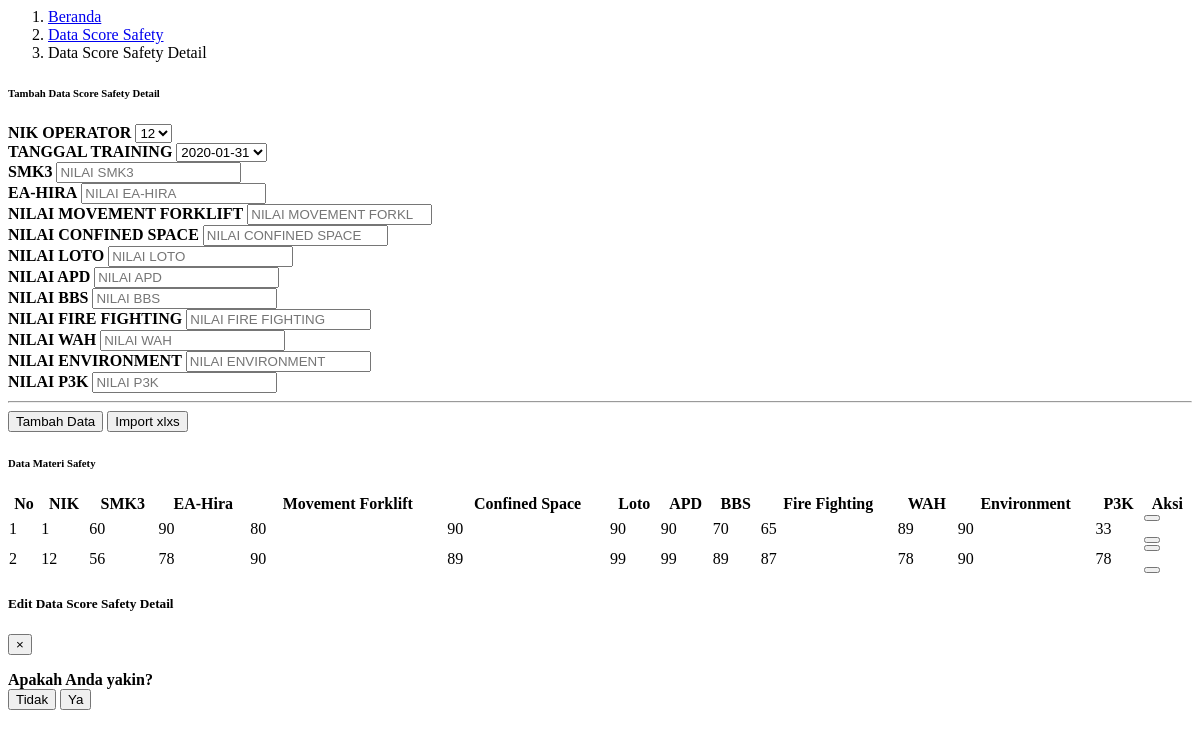
Before: /module/admin/dataScoreDetail/dataScoreSafetyDetail.php with the older database file.
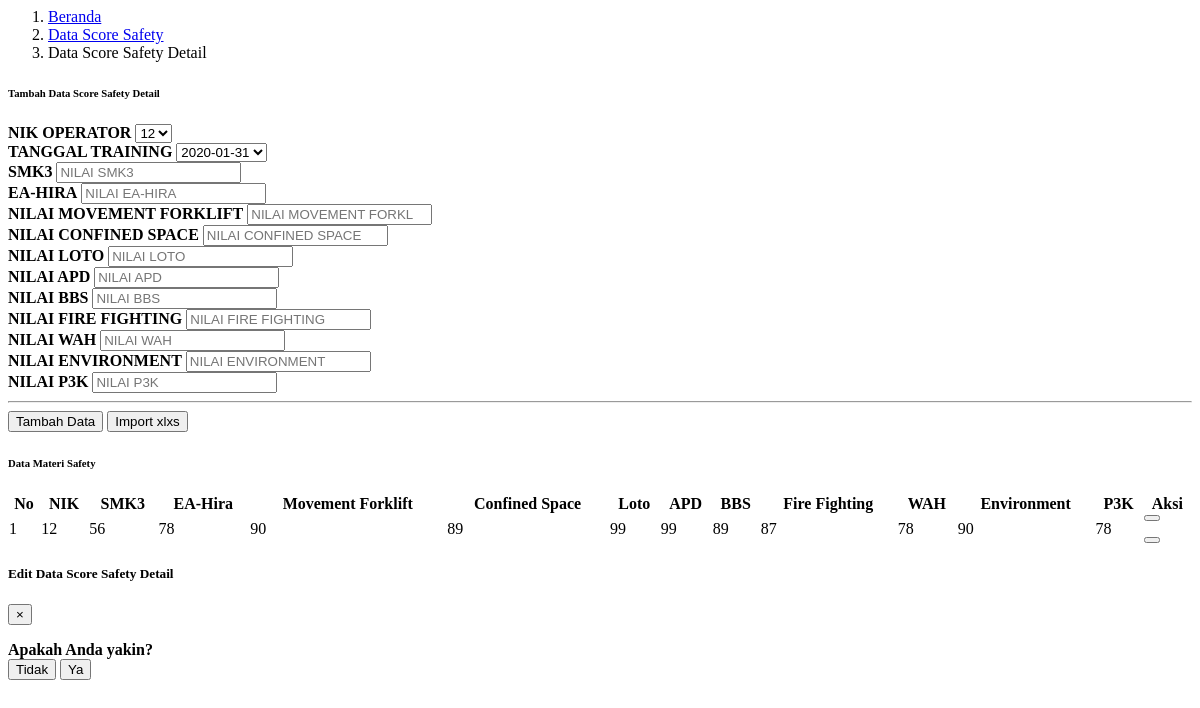
After: the same page with the newer database file.
### tables this page shows
CREATE TABLE `tabel_score_safety_detail` (
  `id_score_safety_detail` int(11) NOT NULL,
  `id_score_safety` int(11) NOT NULL,
  `smk3` int(11) NOT NULL,
  `ea_hira` int(11) NOT NULL,
  `movement_forklift` int(11) NOT NULL,
  `confined_space` int(11) NOT NULL,
  `loto` int(11) NOT NULL,
  `apd` int(11) NOT NULL,
  `bbs` int(11) NOT NULL,
  `fire_fighting` int(11) NOT NULL,
  `wah` int(11) NOT NULL,
  `environment` int(11) NOT NULL,
  `p3k` int(11) NOT NULL,
  `tanggal_training` date NOT NULL
);

CREATE TABLE `tabel_operator` (
  `id_operator` int(30) NOT NULL,
  `id_user` int(11) NOT NULL,
  `id_jabatan` int(11) NOT NULL,
  `nama` varchar(50) NOT NULL,
  `nik` int(20) NOT NULL,
  `foto` text NOT NULL,
  `jenis_kelamin` enum('Laki-Laki','Perempuan') NOT NULL,
  `waktu_tambah` datetime NOT NULL,
  `waktu_edit` datetime NOT NULL
);

### module/admin/dataScoreDetail/dataScoreSafetyDetail.php (the view, shortened to what the rows shown need)
<?php
  include "../process/proses_adminDataScoreSafetyDetail.php";
?>
<body>
<div class="container-fluid" id="dataScore">
    <div class="card shadow mb-4">
        <div class="card-body">
            <div class="table-responsive">
                <table class="table table-bordered" id="dataTable" width="100%" cellspacing="0">
                    <thead>
                        <tr class="text-center">
                            <th>No</th>
                            <th>NIK</th>
                            <th>SMK3</th>
                            <th>EA-Hira</th>
                            <th>Movement Forklift</th>
                            <th>Confined Space</th>
                            <th>Loto</th>
                            <th>APD</th>
                            <th>BBS</th>
                            <th>Fire Fighting</th>
                            <th>WAH</th>
                            <th>Environment</th>
                            <th>P3K</th>
                            <th>Aksi</th>
                        </tr>
                    </thead>
                    <tbody>
                    <?php
                        $queryTampilData = "SELECT tssd.*, tss.*, tp.id_operator, tp.nik
                        FROM tabel_score_safety_detail tssd, tabel_score_safety tss, tabel_operator tp
                        WHERE tss.id_operator = tp.id_operator
                        AND tssd.id_score_safety = tss.id_score_safety;
                            ";
                        $resultTampilData = mysqli_query($con, $queryTampilData);
                        $index = 1;
                        if(mysqli_num_rows($resultTampilData) > 0){
                            while($rowTampilData = mysqli_fetch_assoc($resultTampilData)){
                    ?>
                        <tr class="text-center" id-score-safety-detail="<?php echo $rowTampilData["id_score_safety_detail"] ?>">
                            <td ><?php echo $index; ?></td>
                            <td class="kategoriMateri"><?php echo $rowTampilData["nik"]; ?></td>
                            <td class="judulMateri"><?php echo $rowTampilData["smk3"]; ?></td>
                            <td class="fileMateri"><?php echo $rowTampilData["ea_hira"]; ?></td>
                            <td class="fileMateri"><?php echo $rowTampilData["movement_forklift"]; ?></td>
                            <td class="fileMateri"><?php echo $rowTampilData["confined_space"]; ?></td>
                            <td class="fileMateri"><?php echo $rowTampilData["loto"]; ?></td>
                            <td class="fileMateri"><?php echo $rowTampilData["apd"]; ?></td>
                            <td class="fileMateri"><?php echo $rowTampilData["bbs"]; ?></td>
                            <td class="fileMateri"><?php echo $rowTampilData["fire_fighting"]; ?></td>
                            <td class="fileMateri"><?php echo $rowTampilData["wah"]; ?></td>
                            <td class="fileMateri"><?php echo $rowTampilData["environment"]; ?></td>
                            <td class="fileMateri"><?php echo $rowTampilData["p3k"]; ?></td>
                            <td>
                                <button type="button" class="btn btn-primary edit-dataScoreSafetyDetail-admin mb-2 mb-sm-0" data-toggle="modal" data-target="#editDataScoreSafetyDetailModal" id_scoreSafetyDetailEdit="<?php echo $rowTampilData["id_score_safety_detail"];?>">
                                </button>
                                <button type="button" class="btn btn-danger hapus-dataScoreSafetyDetail-admin" data-toggle="modal" data-target="#hapusDataScoreSafetyDetailModal" id_score_safety_detail="<?php echo $rowTampilData["id_score_safety_detail"];?>">
                                </button>
                            </td>
                        </tr>
                    <?php
                        $index++;
                        }
                    ?>
                    <?php
                    }   else{
                    ?>
                        <!-- <div>
                            <p>Data Operator tidak tersedia</p>
                        </div> -->
                    <?php
                    }
                    ?>
                    </tbody>
                </table>
            </div>
        </div>
    </div>
</div>
</body>

Changed rows visible on the page:
removed tabel_score_safety_detail: tabel_operator.nik "1", smk3 "60", ea_hira "90", movement_forklift "80", confined_space "90", loto "90", apd "90", bbs "70", fire_fighting "65", wah "89", environment "90", p3k "33"
